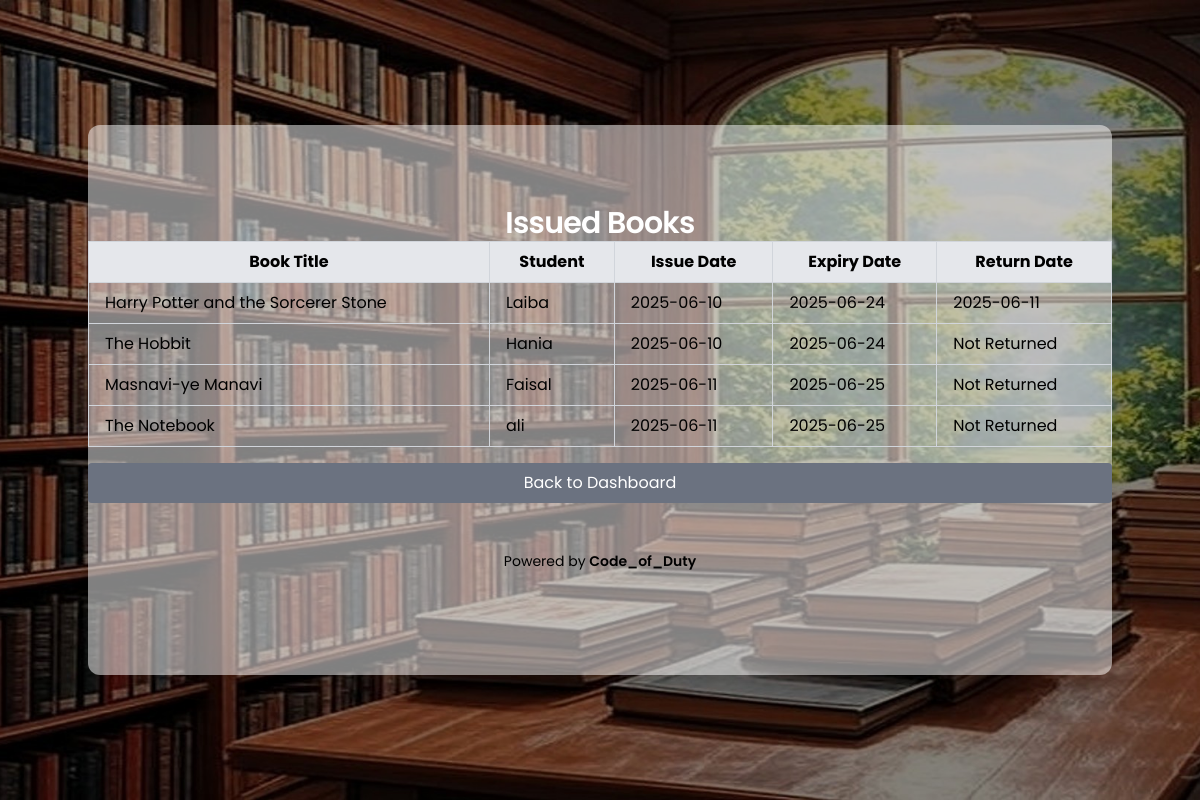
/view_issued_books (signed in), run on the app's committed database.
### tables this page shows
CREATE TABLE issued_books (id INTEGER PRIMARY KEY, book_id INTEGER, student_id INTEGER, issue_date TEXT, expiry_date TEXT, return_date TEXT);

CREATE TABLE books (id INTEGER PRIMARY KEY, title TEXT, author TEXT, isbn TEXT, status TEXT DEFAULT 'Available');

CREATE TABLE students (id INTEGER PRIMARY KEY, username TEXT, password TEXT);

### library_management.py (the view)
@app.route('/view_issued_books')
@role_required('admin')
def view_issued_books():
    try:
        with sqlite3.connect('library.db') as conn:
            cursor = conn.cursor()
            cursor.execute('SELECT ib.id, b.title, s.username, ib.issue_date, ib.expiry_date, ib.return_date FROM issued_books ib JOIN books b ON ib.book_id = b.id JOIN students s ON ib.student_id = s.id')
            issued_books = cursor.fetchall()
        return render_template('view_issued_books.html', issued_books=issued_books)
    except sqlite3.Error:
        flash('Database error', 'error')
        return redirect(url_for('admin_dashboard'))

### library_management.py (called while the page is built)
def role_required(role):
    def decorator(f):
        @wraps(f)
        def decorated_function(*args, **kwargs):
            if 'role' not in session or session['role'] != role:
                flash('Access denied', 'error')
                return redirect(url_for('index'))
            return f(*args, **kwargs)
        return decorated_function
    return decorator

### templates/view_issued_books.html
{% extends "base.html" %}
{% block content %}
<div class="fixed inset-0 bg-cover bg-center bg-no-repeat"
     style="background-image: url('{{ url_for('static', filename='images/pic4.jpg') }}'); z-index: -1;">
</div>
<div class="min-h-screen flex items-center justify-center p-4">
 <div class="w-full max-w-5xl bg-white bg-opacity-50 backdrop-blur-sm rounded-xl shadow-xl overflow-hidden">
     <div class="bg-[#C4A484] px-300 py-20">
<h2 class="text-3xl font-semibold text-white text-center tracking-tight">Issued Books</h2>
<table class="w-full border-collapse border border-gray-300">
    <thead>
        <tr class="bg-gray-200">
            <th class="border border-gray-300 px-4 py-2">Book Title</th>
            <th class="border border-gray-300 px-4 py-2">Student</th>
            <th class="border border-gray-300 px-4 py-2">Issue Date</th>
            <th class="border border-gray-300 px-4 py-2">Expiry Date</th>
            <th class="border border-gray-300 px-4 py-2">Return Date</th>
        </tr>
    </thead>
    <tbody>
        {% for ib in issued_books %}
        <tr>
            <td class="border border-gray-300 px-4 py-2">{{ ib[1] | e }}</td>
            <td class="border border-gray-300 px-4 py-2">{{ ib[2] | e }}</td>
            <td class="border border-gray-300 px-4 py-2">{{ ib[3] | e }}</td>
            <td class="border border-gray-300 px-4 py-2">{{ ib[4] | e }}</td>
            <td class="border border-gray-300 px-4 py-2">{{ ib[5] | e if ib[5] else 'Not Returned' }}</td>
        </tr>
        {% endfor %}
    </tbody>
</table>
<a href="{{ url_for('admin_dashboard') }}" class="block bg-gray-500 text-white px-4 py-2 rounded mt-4 text-center">Back to Dashboard</a>
    <footer class="text-center text-sm mt-12 mb-6">
        <p class="drop-shadow-md">Powered by <span class="font-semibold">Code_of_Duty</span></p>
    </footer>
         {% endblock %}

### templates/base.html (style rules this page uses)
html, body { height: 100%; margin: 0; padding: 0; font-family: 'Poppins', sans-serif; overflow-x: hidden; }

### data on the page
issued_books: title "Harry Potter and the Sorcerer Stone", username "Laiba", issue_date "2025-06-10", expiry_date "2025-06-24", return_date "2025-06-11"
issued_books: title "The Hobbit", username "Hania", issue_date "2025-06-10", expiry_date "2025-06-24", ib "Not Returned"
issued_books: title "Masnavi-ye Manavi", username "Faisal", issue_date "2025-06-11", expiry_date "2025-06-25", ib "Not Returned"
issued_books: title "The Notebook", username "ali", issue_date "2025-06-11", expiry_date "2025-06-25", ib "Not Returned"
